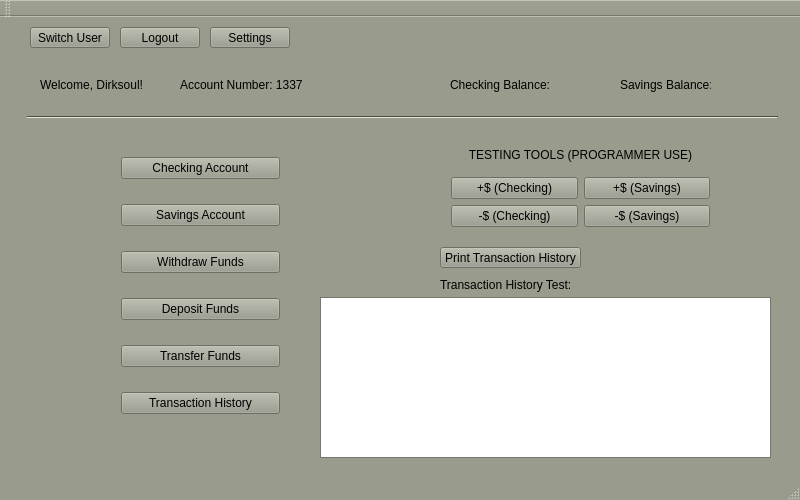
<?xml version="1.0" encoding="UTF-8"?>
<ui version="4.0">
 <class>MainWindow</class>
 <widget class="QMainWindow" name="MainWindow">
  <property name="geometry">
   <rect>
    <x>0</x>
    <y>0</y>
    <width>800</width>
    <height>500</height>
   </rect>
  </property>
  <property name="palette">
   <palette>
    <active>
     <colorrole role="WindowText">
      <brush brushstyle="SolidPattern">
       <color alpha="255">
        <red>0</red>
        <green>0</green>
        <blue>0</blue>
       </color>
      </brush>
     </colorrole>
     <colorrole role="Button">
      <brush brushstyle="SolidPattern">
       <color alpha="255">
        <red>153</red>
        <green>156</green>
        <blue>140</blue>
       </color>
      </brush>
     </colorrole>
     <colorrole role="Light">
      <brush brushstyle="SolidPattern">
       <color alpha="255">
        <red>230</red>
        <green>234</green>
        <blue>210</blue>
       </color>
      </brush>
     </colorrole>
     <colorrole role="Midlight">
      <brush brushstyle="SolidPattern">
       <color alpha="255">
        <red>191</red>
        <green>195</green>
        <blue>175</blue>
       </color>
      </brush>
     </colorrole>
     <colorrole role="Dark">
      <brush brushstyle="SolidPattern">
       <color alpha="255">
        <red>76</red>
        <green>78</green>
        <blue>70</blue>
       </color>
      </brush>
     </colorrole>
     <colorrole role="Mid">
      <brush brushstyle="SolidPattern">
       <color alpha="255">
        <red>102</red>
        <green>104</green>
        <blue>93</blue>
       </color>
      </brush>
     </colorrole>
     <colorrole role="Text">
      <brush brushstyle="SolidPattern">
       <color alpha="255">
        <red>0</red>
        <green>0</green>
        <blue>0</blue>
       </color>
      </brush>
     </colorrole>
     <colorrole role="BrightText">
      <brush brushstyle="SolidPattern">
       <color alpha="255">
        <red>255</red>
        <green>255</green>
        <blue>255</blue>
       </color>
      </brush>
     </colorrole>
     <colorrole role="ButtonText">
      <brush brushstyle="SolidPattern">
       <color alpha="255">
        <red>0</red>
        <green>0</green>
        <blue>0</blue>
       </color>
      </brush>
     </colorrole>
     <colorrole role="Base">
      <brush brushstyle="SolidPattern">
       <color alpha="255">
        <red>255</red>
        <green>255</green>
        <blue>255</blue>
       </color>
      </brush>
     </colorrole>
     <colorrole role="Window">
      <brush brushstyle="SolidPattern">
       <color alpha="255">
        <red>153</red>
        <green>156</green>
        <blue>140</blue>
       </color>
      </brush>
     </colorrole>
     <colorrole role="Shadow">
      <brush brushstyle="SolidPattern">
       <color alpha="255">
        <red>0</red>
        <green>0</green>
        <blue>0</blue>
       </color>
      </brush>
     </colorrole>
     <colorrole role="AlternateBase">
      <brush brushstyle="SolidPattern">
       <color alpha="255">
        <red>204</red>
        <green>205</green>
        <blue>197</blue>
       </color>
      </brush>
     </colorrole>
     <colorrole role="ToolTipBase">
      <brush brushstyle="SolidPattern">
       <color alpha="255">
        <red>255</red>
        <green>255</green>
        <blue>220</blue>
       </color>
      </brush>
     </colorrole>
     <colorrole role="ToolTipText">
      <brush brushstyle="SolidPattern">
       <color alpha="255">
        <red>0</red>
        <green>0</green>
        <blue>0</blue>
       </color>
      </brush>
     </colorrole>
    </active>
    <inactive>
     <colorrole role="WindowText">
      <brush brushstyle="SolidPattern">
       <color alpha="255">
        <red>0</red>
        <green>0</green>
        <blue>0</blue>
       </color>
      </brush>
     </colorrole>
     <colorrole role="Button">
      <brush brushstyle="SolidPattern">
       <color alpha="255">
        <red>153</red>
        <green>156</green>
        <blue>140</blue>
       </color>
      </brush>
     </colorrole>
     <colorrole role="Light">
      <brush brushstyle="SolidPattern">
       <color alpha="255">
        <red>230</red>
        <green>234</green>
        <blue>210</blue>
       </color>
      </brush>
     </colorrole>
     <colorrole role="Midlight">
      <brush brushstyle="SolidPattern">
       <color alpha="255">
        <red>191</red>
        <green>195</green>
        <blue>175</blue>
       </color>
      </brush>
     </colorrole>
     <colorrole role="Dark">
      <brush brushstyle="SolidPattern">
       <color alpha="255">
        <red>76</red>
        <green>78</green>
        <blue>70</blue>
       </color>
      </brush>
     </colorrole>
     <colorrole role="Mid">
      <brush brushstyle="SolidPattern">
       <color alpha="255">
        <red>102</red>
        <green>104</green>
        <blue>93</blue>
       </color>
      </brush>
     </colorrole>
     <colorrole role="Text">
      <brush brushstyle="SolidPattern">
       <color alpha="255">
        <red>0</red>
        <green>0</green>
        <blue>0</blue>
       </color>
      </brush>
     </colorrole>
     <colorrole role="BrightText">
      <brush brushstyle="SolidPattern">
       <color alpha="255">
        <red>255</red>
        <green>255</green>
        <blue>255</blue>
       </color>
      </brush>
     </colorrole>
     <colorrole role="ButtonText">
      <brush brushstyle="SolidPattern">
       <color alpha="255">
        <red>0</red>
        <green>0</green>
        <blue>0</blue>
       </color>
      </brush>
     </colorrole>
     <colorrole role="Base">
      <brush brushstyle="SolidPattern">
       <color alpha="255">
        <red>255</red>
        <green>255</green>
        <blue>255</blue>
       </color>
      </brush>
     </colorrole>
     <colorrole role="Window">
      <brush brushstyle="SolidPattern">
       <color alpha="255">
        <red>153</red>
        <green>156</green>
        <blue>140</blue>
       </color>
      </brush>
     </colorrole>
     <colorrole role="Shadow">
      <brush brushstyle="SolidPattern">
       <color alpha="255">
        <red>0</red>
        <green>0</green>
        <blue>0</blue>
       </color>
      </brush>
     </colorrole>
     <colorrole role="AlternateBase">
      <brush brushstyle="SolidPattern">
       <color alpha="255">
        <red>204</red>
        <green>205</green>
        <blue>197</blue>
       </color>
      </brush>
     </colorrole>
     <colorrole role="ToolTipBase">
      <brush brushstyle="SolidPattern">
       <color alpha="255">
        <red>255</red>
        <green>255</green>
        <blue>220</blue>
       </color>
      </brush>
     </colorrole>
     <colorrole role="ToolTipText">
      <brush brushstyle="SolidPattern">
       <color alpha="255">
        <red>0</red>
        <green>0</green>
        <blue>0</blue>
       </color>
      </brush>
     </colorrole>
    </inactive>
    <disabled>
     <colorrole role="WindowText">
      <brush brushstyle="SolidPattern">
       <color alpha="255">
        <red>76</red>
        <green>78</green>
        <blue>70</blue>
       </color>
      </brush>
     </colorrole>
     <colorrole role="Button">
      <brush brushstyle="SolidPattern">
       <color alpha="255">
        <red>153</red>
        <green>156</green>
        <blue>140</blue>
       </color>
      </brush>
     </colorrole>
     <colorrole role="Light">
      <brush brushstyle="SolidPattern">
       <color alpha="255">
        <red>230</red>
        <green>234</green>
        <blue>210</blue>
       </color>
      </brush>
     </colorrole>
     <colorrole role="Midlight">
      <brush brushstyle="SolidPattern">
       <color alpha="255">
        <red>191</red>
        <green>195</green>
        <blue>175</blue>
       </color>
      </brush>
     </colorrole>
     <colorrole role="Dark">
      <brush brushstyle="SolidPattern">
       <color alpha="255">
        <red>76</red>
        <green>78</green>
        <blue>70</blue>
       </color>
      </brush>
     </colorrole>
     <colorrole role="Mid">
      <brush brushstyle="SolidPattern">
       <color alpha="255">
        <red>102</red>
        <green>104</green>
        <blue>93</blue>
       </color>
      </brush>
     </colorrole>
     <colorrole role="Text">
      <brush brushstyle="SolidPattern">
       <color alpha="255">
        <red>76</red>
        <green>78</green>
        <blue>70</blue>
       </color>
      </brush>
     </colorrole>
     <colorrole role="BrightText">
      <brush brushstyle="SolidPattern">
       <color alpha="255">
        <red>255</red>
        <green>255</green>
        <blue>255</blue>
       </color>
      </brush>
     </colorrole>
     <colorrole role="ButtonText">
      <brush brushstyle="SolidPattern">
       <color alpha="255">
        <red>76</red>
        <green>78</green>
        <blue>70</blue>
       </color>
      </brush>
     </colorrole>
     <colorrole role="Base">
      <brush brushstyle="SolidPattern">
       <color alpha="255">
        <red>153</red>
        <green>156</green>
        <blue>140</blue>
       </color>
      </brush>
     </colorrole>
     <colorrole role="Window">
      <brush brushstyle="SolidPattern">
       <color alpha="255">
        <red>153</red>
        <green>156</green>
        <blue>140</blue>
       </color>
      </brush>
     </colorrole>
     <colorrole role="Shadow">
      <brush brushstyle="SolidPattern">
       <color alpha="255">
        <red>0</red>
        <green>0</green>
        <blue>0</blue>
       </color>
      </brush>
     </colorrole>
     <colorrole role="AlternateBase">
      <brush brushstyle="SolidPattern">
       <color alpha="255">
        <red>153</red>
        <green>156</green>
        <blue>140</blue>
       </color>
      </brush>
     </colorrole>
     <colorrole role="ToolTipBase">
      <brush brushstyle="SolidPattern">
       <color alpha="255">
        <red>255</red>
        <green>255</green>
        <blue>220</blue>
       </color>
      </brush>
     </colorrole>
     <colorrole role="ToolTipText">
      <brush brushstyle="SolidPattern">
       <color alpha="255">
        <red>0</red>
        <green>0</green>
        <blue>0</blue>
       </color>
      </brush>
     </colorrole>
    </disabled>
   </palette>
  </property>
  <property name="windowTitle">
   <string>Bank of James</string>
  </property>
  <property name="toolTip">
   <string>&lt;html&gt;&lt;head/&gt;&lt;body&gt;&lt;p&gt;Welcome to the Bank of James!&lt;/p&gt;&lt;/body&gt;&lt;/html&gt;</string>
  </property>
  <property name="toolTipDuration">
   <number>-1</number>
  </property>
  <property name="styleSheet">
   <string notr="true"/>
  </property>
  <widget class="QWidget" name="centralWidget">
   <widget class="QLabel" name="labelANum">
    <property name="geometry">
     <rect>
      <x>180</x>
      <y>60</y>
      <width>141</width>
      <height>16</height>
     </rect>
    </property>
    <property name="text">
     <string>Account Number: 1337</string>
    </property>
   </widget>
   <widget class="QLabel" name="labelUNam">
    <property name="geometry">
     <rect>
      <x>40</x>
      <y>60</y>
      <width>111</width>
      <height>16</height>
     </rect>
    </property>
    <property name="text">
     <string>Welcome, Dirksoul!</string>
    </property>
   </widget>
   <widget class="QLabel" name="labelCBal">
    <property name="geometry">
     <rect>
      <x>450</x>
      <y>60</y>
      <width>101</width>
      <height>16</height>
     </rect>
    </property>
    <property name="text">
     <string>Checking Balance: $</string>
    </property>
   </widget>
   <widget class="QLabel" name="labelSBal">
    <property name="geometry">
     <rect>
      <x>620</x>
      <y>60</y>
      <width>91</width>
      <height>16</height>
     </rect>
    </property>
    <property name="text">
     <string>Savings Balance: $</string>
    </property>
   </widget>
   <widget class="Line" name="mwline1">
    <property name="geometry">
     <rect>
      <x>27</x>
      <y>90</y>
      <width>751</width>
      <height>20</height>
     </rect>
    </property>
    <property name="orientation">
     <enum>Qt::Horizontal</enum>
    </property>
   </widget>
   <widget class="QPushButton" name="buttonSwitchUser">
    <property name="geometry">
     <rect>
      <x>30</x>
      <y>10</y>
      <width>80</width>
      <height>21</height>
     </rect>
    </property>
    <property name="text">
     <string>Switch User</string>
    </property>
   </widget>
   <widget class="QPushButton" name="buttonLogout">
    <property name="geometry">
     <rect>
      <x>120</x>
      <y>10</y>
      <width>80</width>
      <height>21</height>
     </rect>
    </property>
    <property name="text">
     <string>Logout</string>
    </property>
   </widget>
   <widget class="QPushButton" name="buttonSettings">
    <property name="geometry">
     <rect>
      <x>210</x>
      <y>10</y>
      <width>80</width>
      <height>21</height>
     </rect>
    </property>
    <property name="text">
     <string>Settings</string>
    </property>
   </widget>
   <widget class="QLabel" name="labelCBalValue">
    <property name="geometry">
     <rect>
      <x>550</x>
      <y>58</y>
      <width>60</width>
      <height>20</height>
     </rect>
    </property>
    <property name="whatsThis">
     <string/>
    </property>
    <property name="text">
     <string/>
    </property>
   </widget>
   <widget class="QLabel" name="labelSBalValue">
    <property name="geometry">
     <rect>
      <x>714</x>
      <y>58</y>
      <width>60</width>
      <height>20</height>
     </rect>
    </property>
    <property name="whatsThis">
     <string/>
    </property>
    <property name="text">
     <string/>
    </property>
   </widget>
   <widget class="QWidget" name="verticalLayoutWidget">
    <property name="geometry">
     <rect>
      <x>110</x>
      <y>110</y>
      <width>181</width>
      <height>321</height>
     </rect>
    </property>
    <layout class="QVBoxLayout" name="verticalLayout">
     <item>
      <widget class="QPushButton" name="buttonChecking">
       <property name="text">
        <string>Checking Account</string>
       </property>
      </widget>
     </item>
     <item>
      <widget class="QPushButton" name="buttonSavings">
       <property name="text">
        <string>Savings Account</string>
       </property>
      </widget>
     </item>
     <item>
      <widget class="QPushButton" name="buttonWithdraw">
       <property name="text">
        <string>Withdraw Funds</string>
       </property>
      </widget>
     </item>
     <item>
      <widget class="QPushButton" name="buttonDeposit">
       <property name="text">
        <string>Deposit Funds</string>
       </property>
      </widget>
     </item>
     <item>
      <widget class="QPushButton" name="buttonTransfer">
       <property name="text">
        <string>Transfer Funds</string>
       </property>
      </widget>
     </item>
     <item>
      <widget class="QPushButton" name="buttonHistory">
       <property name="text">
        <string>Transaction History</string>
       </property>
      </widget>
     </item>
    </layout>
   </widget>
   <widget class="QWidget" name="gridLayoutWidget">
    <property name="geometry">
     <rect>
      <x>440</x>
      <y>110</y>
      <width>281</width>
      <height>111</height>
     </rect>
    </property>
    <layout class="QGridLayout" name="gridLayout">
     <item row="0" column="0" colspan="2">
      <widget class="QLabel" name="label">
       <property name="text">
        <string>TESTING TOOLS (PROGRAMMER USE)</string>
       </property>
       <property name="alignment">
        <set>Qt::AlignCenter</set>
       </property>
      </widget>
     </item>
     <item row="3" column="1">
      <widget class="QPushButton" name="pushButton_4">
       <property name="text">
        <string>-$ (Savings)</string>
       </property>
      </widget>
     </item>
     <item row="1" column="1">
      <widget class="QPushButton" name="pushButton_2">
       <property name="text">
        <string>+$ (Savings)</string>
       </property>
      </widget>
     </item>
     <item row="3" column="0">
      <widget class="QPushButton" name="pushButton_3">
       <property name="text">
        <string>-$ (Checking)</string>
       </property>
      </widget>
     </item>
     <item row="1" column="0">
      <widget class="QPushButton" name="pushButton">
       <property name="text">
        <string>+$ (Checking)</string>
       </property>
      </widget>
     </item>
    </layout>
   </widget>
   <widget class="QLabel" name="label_2">
    <property name="geometry">
     <rect>
      <x>440</x>
      <y>260</y>
      <width>131</width>
      <height>16</height>
     </rect>
    </property>
    <property name="text">
     <string>Transaction History Test:</string>
    </property>
   </widget>
   <widget class="QPushButton" name="buttonPrintHistory">
    <property name="geometry">
     <rect>
      <x>440</x>
      <y>230</y>
      <width>141</width>
      <height>21</height>
     </rect>
    </property>
    <property name="text">
     <string>Print Transaction History</string>
    </property>
   </widget>
   <widget class="QTextBrowser" name="textBrowserHistory">
    <property name="geometry">
     <rect>
      <x>320</x>
      <y>280</y>
      <width>451</width>
      <height>161</height>
     </rect>
    </property>
   </widget>
  </widget>
  <widget class="QMenuBar" name="menuBar">
   <property name="geometry">
    <rect>
     <x>0</x>
     <y>0</y>
     <width>800</width>
     <height>20</height>
    </rect>
   </property>
  </widget>
  <widget class="QToolBar" name="mainToolBar">
   <attribute name="toolBarArea">
    <enum>TopToolBarArea</enum>
   </attribute>
   <attribute name="toolBarBreak">
    <bool>false</bool>
   </attribute>
  </widget>
  <widget class="QStatusBar" name="statusBar"/>
 </widget>
 <layoutdefault spacing="6" margin="11"/>
 <resources/>
 <connections/>
</ui>
